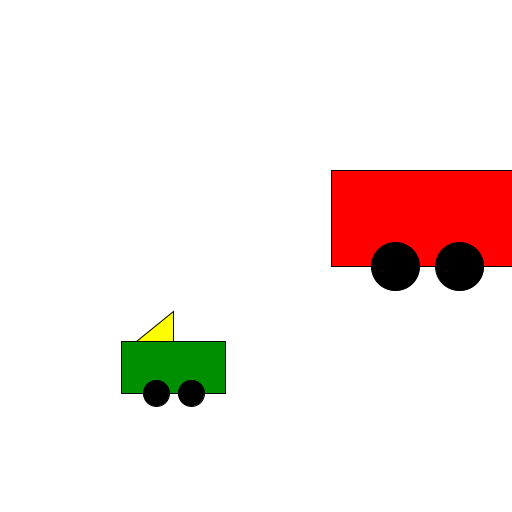
Frame 1 (no input)
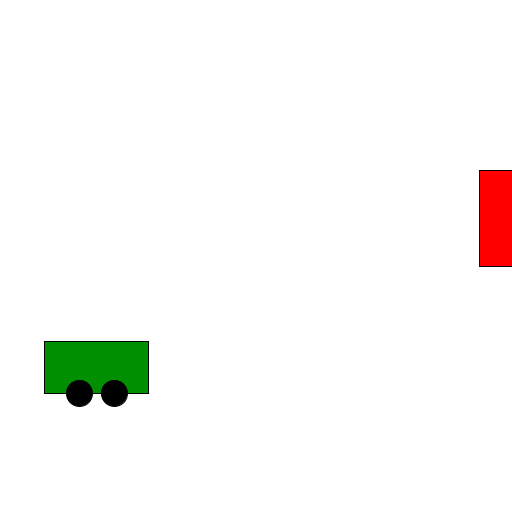
Frame 60 (the mouse pressed at the canvas centre just before this capture)
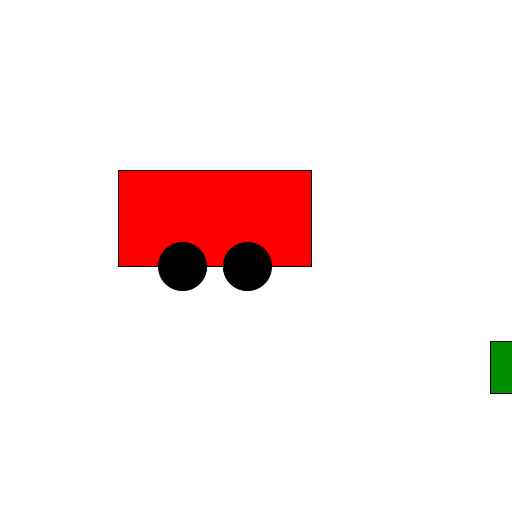
Frame 120 (the mouse held since frame 60 and released just before this capture)

The Processing sketch that drew these frames (run headless with seeded random() and noise(); from frame 60 on, the mouse is pressed at the canvas centre):

// Processing sketch: es1
// ── es1.pde
Auto a;
AutoE A;

void setup(){
 size(512,512);
 a = new Auto();
 A = new AutoE();
}

void draw(){
 background(255);
 a.run();
 A.run();
}

void keyPressed(){
 if(key == 'r' || key == 'R'){
  setup(); 
 }
}

// ── Auto.pde
class Auto{
  
 float posx, posy, velx, w, h;
 
 Auto(){
  posx = random(width);
  posy = height/3;
  velx = random(2,4);
  w = random(60,200);
  h = w/2;
 }
 
 void display(){
   fill(255,0,0);
   rect(posx,posy,w,h);
   fill(0);
   ellipse(posx+(w/3), posy+h, h/2, h/2);
   ellipse(posx+(2*w/3), posy+h, h/2, h/2);
 }
  
  void move(){
   posx += velx;
   if(posx >= width){
    posx = 0; 
   }
  }
  
  void run(){
   display();
   move();
  }
  
}

// ── Auto_E.pde
class AutoE extends Auto{
 
  color c = color(0, random(50,255), 0);
  float vx = 2*velx;
  int i = 1;
  
  AutoE(){
   super(); 
   super.posy = 2*height/3;
  }
  
   void display(){
   fill(c);
   rect(posx,posy,w,h);
   fill(0);
   ellipse(posx+(w/3), posy+h, h/2, h/2);
   ellipse(posx+(2*w/3), posy+h, h/2, h/2);
   if(i == 1){
     fill(255,255,0);
     triangle(posx+w/2, posy-30, posx+15, posy, posx+w/2, posy);
   }
 }
  
  void move(){
   posx += vx;
   if(posx >= width){
    posx = 0;
    i = -i;
   }
  }
  
  void run(){
   display();
   move();
  }
  
}
